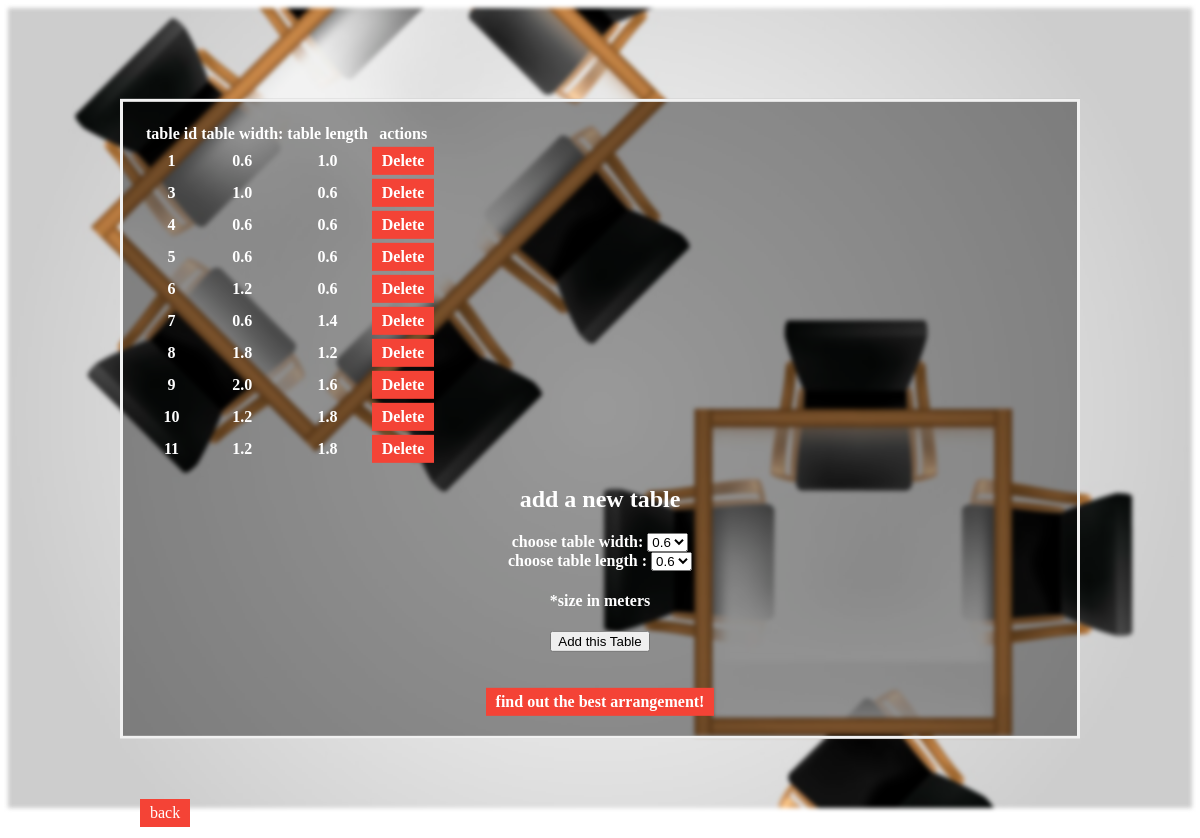
The page /AddTables on the database its author committed.
### app.py (models this page shows)
class Tables(db.Model):  # create model
    id = db.Column(db.Integer, primary_key=True)
    table_width = db.Column(db.String(200), nullable=False)
    table_length = db.Column(db.String(200), nullable=False)

### app.py (the view)
@app.route('/AddTables', methods=['POST', 'GET'])
def add_tables():
    if request.method == 'POST':
        table_width = request.form['table_width']
        table_length = request.form['table_length']
        new_table = Tables(table_width=table_width, table_length=table_length)
        db.session.add(new_table)
        db.session.commit()
        tables = Tables.query.order_by(Tables.id).all()
        return render_template('AddTables.html', tables=tables)
    else:
        tables = Tables.query.order_by(Tables.id).all()  # grab all content from table
        return render_template('AddTables.html', tables=tables)

### app.py (called while the page is built)
@app.after_request
def add_header(r):
    r.headers["Cache-Control"] = "no-cache, no-store, must-revalidate"
    r.headers["Pragma"] = "no-cache"
    r.headers["Expires"] = "0"
    return r

### templates/AddTables.html (shortened to what this page needs)
<!DOCTYPE html>
<html lang="en">
<head>
</head>
<div class="bg-image"></div>
<div class="bg-text">
    {% if tables|length < 1 %}
    <h4> There are no tables, add one below!</h4>
    {% else %}
    <table style="text-align: center">
        <tr>
            <th>table id</th>
            <th>table width:</th>
            <th>table length</th>
            <th>actions</th>
        </tr>
        {% for table in tables %}
        <tr>
            <td>{{ table.id }}</td>
            <td>{{ table.table_width }}</td>
            <td>{{table.table_length}}</td>
            <td>
                <a href="/delete/{{table.id}}">Delete</a>
                <br>
            </td>
        </tr>
        {% endfor %}
    </table>
    {% endif %}
    <h2>add a new table</h2>
    <form action="{{ url_for('add_tables') }}" method="post">
        <label for="table_width">choose table width:</label>
        <select id="table_width" name="table_width">
            <option value="0.6">0.6</option>
        </select>
        <br>
        <label for="table_length">choose table length :</label>
        <select id="table_length" name="table_length">
            <option value="0.6">0.6</option>
        </select>
        <br>
        <h4>*size in meters</h4>
        <input type="submit" value="Add this Table">
    </form>
    <br>
    <br>
    <a href="/result" onclick="$('#loading').show();">find out the best arrangement!</a>
</div>
<div class ="links">
<a href="/ChooseDimensions" onclick="$('#loading').show();">back</a>
</div>
</html>

### templates/AddTables.html (style rules this page uses)
body, html { height: 100%; }
* { box-sizing: border-box; }
.bg-image { background-image: url("../static/top-view-empty-restaurant-tables-with-realistic-design_23-2147921053.jpg"); filter: blur(8px); -webkit-filter: blur(2px); height: 100%; background-position: center; background-repeat: no-repeat; background-size: cover; }
.bg-text { background-color: rgb(0, 0, 0); background-color: rgba(0, 0, 0, 0.4); color: white; font-weight: bold; border: 3px solid #f1f1f1; position: absolute; top: 50%; left: 50%; transform: translate(-50%, -50%); z-index: 2; width: 80%; padding: 20px; text-align: center; }
.links { position: absolute; top: 97%; left: 50%; transform: translate(-50%, -50%); z-index: 2; width: 80%; padding: 20px; }
a:link, a:visited { background-color: #f44336; color: white; padding: 5px 10px; text-align: center; text-decoration: none; display: inline-block; }

### rows shown on the page
Tables: id "1", table_width "0.6", table_length "1.0"
Tables: id "3", table_width "1.0", table_length "0.6"
Tables: id "4", table_width "0.6", table_length "0.6"
Tables: id "5", table_width "0.6", table_length "0.6"
Tables: id "6", table_width "1.2", table_length "0.6"
Tables: id "7", table_width "0.6", table_length "1.4"
Tables: id "8", table_width "1.8", table_length "1.2"
Tables: id "9", table_width "2.0", table_length "1.6"
Tables: id "10", table_width "1.2", table_length "1.8"
Tables: id "11", table_width "1.2", table_length "1.8"
